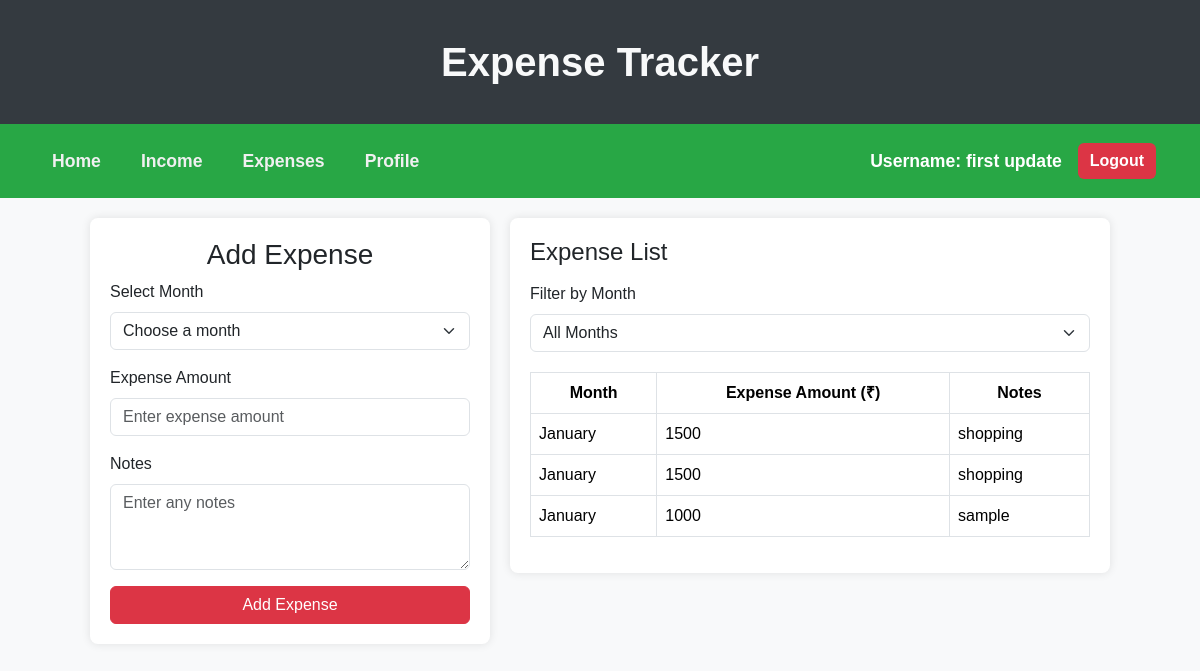
/addexpensepage (signed in), run on an earlier commit of the app's database.
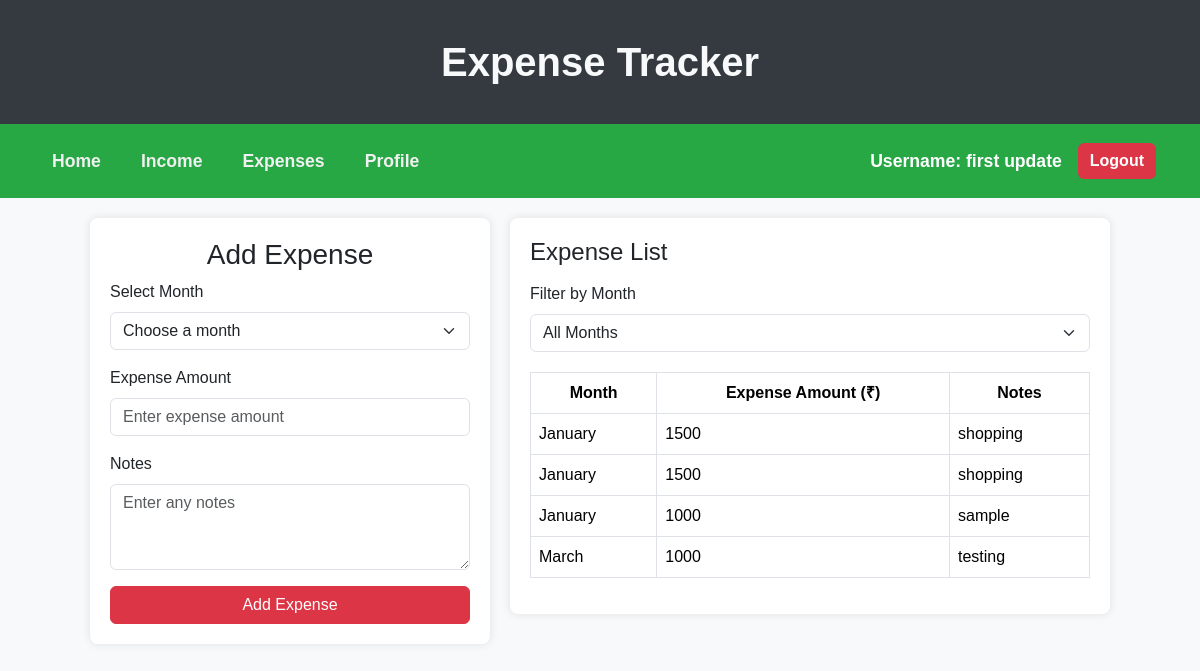
And on a later commit of the database.
### app/models.py (models this page shows, shortened)
class Expnese(models.Model):
    user = models.ForeignKey(
        Users, on_delete=models.CASCADE, related_name='user_expense')
    month = models.CharField(max_length=20)
    amount = models.BigIntegerField()
    note = models.TextField()

### app/views.py (the view)
# urls.py: path('addexpensepage', views.addexpensepage, name='addexpensepage'),
def addexpensepage(request):
    msg = request.GET.get("msg", "")
    user = Users.objects.get(id=request.session.get('id'))
    month_filter = request.GET.get("month", "")
    if month_filter:
        expenses = Expnese.objects.filter(user=user, month=month_filter)
    else:
        expenses = Expnese.objects.filter(user=user)
    return render(request, "addexpensepage.html", {"msg": msg, 'expenses': expenses, "selected_month": month_filter})

### app/templates/addexpensepage.html (shortened to what this page needs)
<!DOCTYPE html>
<html lang="en">
<head>
  <link href="https://cdn.jsdelivr.net/npm/bootstrap@5.3.3/dist/css/bootstrap.min.css" rel="stylesheet">
</head>
<body>
  <div class="header">
    Expense Tracker
  </div>
  <nav class="navbar navbar-expand-lg navbar-custom">
    <div class="container-fluid">
      <div class="d-flex align-items-center justify-content-between w-100">
        <ul class="navbar-nav flex-row">
          <li class="nav-item">
            <b><a class="nav-link" href="{% url 'homepage' %}">Home</a></b>
          </li>
          <li class="nav-item">
            <b><a class="nav-link" href="{% url 'incomepage' %}">Income</a></b>
          </li>
          <li class="nav-item">
            <b><a class="nav-link" href="#expenses">Expenses</a></b>
          </li>
          <li class="nav-item">
            <b><a class="nav-link" href="{% url 'profilepage' %}">Profile</a></b>
          </li>
        </ul>
        <div class="d-flex align-items-center">
          <span class="username">
            Username: {{ request.session.username }}
          </span>
          <a href="{% url 'logout' %}" class="btn btn-logout">Logout</a>
        </div>
      </div>
    </div>
  </nav>
  <div class="content container">
    <div class="form-container">
      <h3 class="text-center">Add Expense</h3>
      <form id="expenseForm" method="post" action="{% url 'addexpense' %}">
        <div class="mb-3">
          <label for="expenseMonth" class="form-label">Select Month</label>
          <select class="form-select" id="expenseMonth" name="month" required>
            <option value="">Choose a month</option>
          </select>
        </div>
        <div class="mb-3">
          <label for="expenseAmount" class="form-label">Expense Amount</label>
          <input type="number" class="form-control" name="amount" id="expenseAmount" placeholder="Enter expense amount" required>
        </div>
        <div class="mb-3">
          <label for="expenseNotes" class="form-label">Notes</label>
          <textarea class="form-control" id="expenseNotes" name="note" rows="3" placeholder="Enter any notes"></textarea>
        </div>
        <button type="submit" class="btn btn-danger w-100">Add Expense</button>
      </form>
    </div>
    <div class="expense-list">
      <h4>Expense List</h4>
      <div class="mb-3">
        <label for="filterMonth" class="form-label">Filter by Month</label>
        <select class="form-select" id="filterMonth" onchange="filterExpenses()">
          <option value="">All Months</option>
        </select>
      </div>
      <table class="table table-bordered" id="expenseTable">
        <thead>
          <tr>
            <th scope="col" class="text-center">Month</th>
            <th scope="col" class="text-center">Expense Amount (₹)</th>
            <th scope="col" class="text-center">Notes</th>
          </tr>
        </thead>
        <tbody>
          {% for i in expenses %}
          <tr>
            <td>{{i.month}}</td>
            <td>{{i.amount}}</td>
            <td>{{i.note}}</td>
          </tr>
          {% endfor %}
        </tbody>
      </table>
    </div>
  </div>
</body>
</html>

What changed in the data, as far as the page shows it:
added Expnese: month "March", amount "1000", note "testing"
